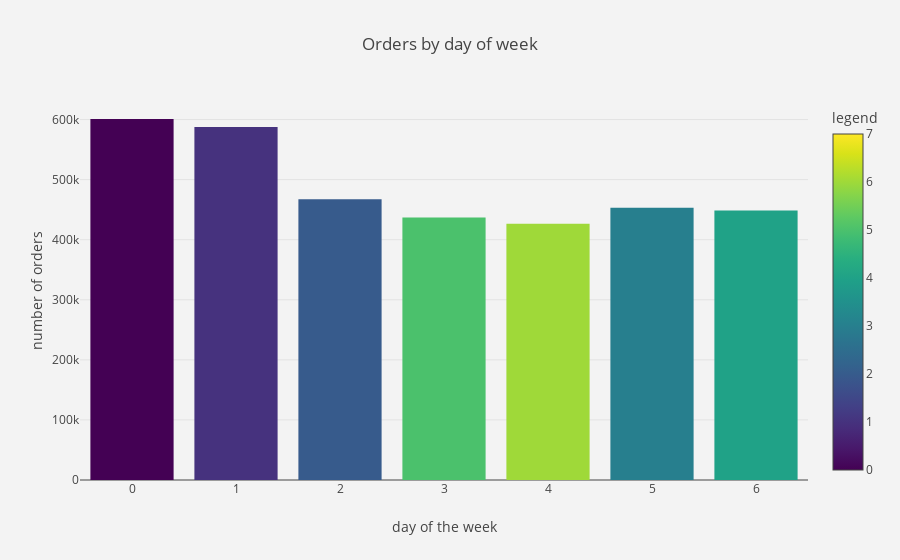

This figure's notebook cell:
### Markdown cell above
# What day of week do people order the most?

### Code cell
combined = orders.groupby("order_id")["order_dow"].aggregate("sum").reset_index()
combined = combined.order_dow.value_counts()

bar_chart(combined, 'Orders by day of week', 'day of the week', 'number of orders', 7)

### Figure 1 — Plotly figure (JSON) as saved in the notebook; plotly's stock layout.template omitted (floating-point values rounded to 4 significant figures)
{"data": [{"marker": {"cmax": 7, "cmin": 0, "color": [0, 1, 2, 3, 4, 5, 6], "colorbar": {"title": "legend"}, "colorscale": "Viridis"}, "type": "bar", "uid": "efa82979-f4f3-404d-aef4-4a4b760fcf90", "x": [0, 1, 2, 5, 6, 3, 4], "y": [600905, 587478, 467260, 453368, 448761, 436972, 426339]}], "layout": {"paper_bgcolor": "rgb(243,243,243)", "plot_bgcolor": "rgb(243,243,243)", "title": "Orders by day of week", "xaxis": {"title": "day of the week"}, "yaxis": {"title": "number of orders"}}}
